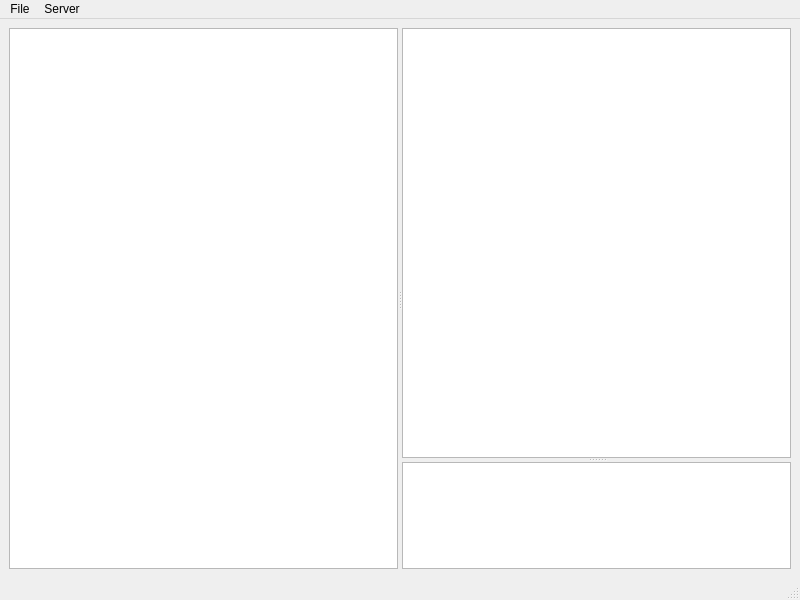
<?xml version="1.0" encoding="UTF-8"?>
<ui version="4.0">
 <class>MainWindow</class>
 <widget class="QMainWindow" name="MainWindow">
  <property name="geometry">
   <rect>
    <x>0</x>
    <y>0</y>
    <width>800</width>
    <height>600</height>
   </rect>
  </property>
  <property name="windowTitle">
   <string>MainWindow</string>
  </property>
  <widget class="QWidget" name="w_central">
   <layout class="QHBoxLayout" name="horizontalLayout">
    <item>
     <widget class="QSplitter" name="split_central">
      <property name="orientation">
       <enum>Qt::Horizontal</enum>
      </property>
      <widget class="QListWidget" name="listW_users"/>
      <widget class="QWidget" name="w_chat" native="true">
       <layout class="QHBoxLayout" name="horizontalLayout_2">
        <property name="spacing">
         <number>0</number>
        </property>
        <property name="leftMargin">
         <number>0</number>
        </property>
        <property name="topMargin">
         <number>0</number>
        </property>
        <property name="rightMargin">
         <number>0</number>
        </property>
        <property name="bottomMargin">
         <number>0</number>
        </property>
        <item>
         <widget class="QSplitter" name="splitter">
          <property name="sizePolicy">
           <sizepolicy hsizetype="Preferred" vsizetype="Preferred">
            <horstretch>0</horstretch>
            <verstretch>0</verstretch>
           </sizepolicy>
          </property>
          <property name="orientation">
           <enum>Qt::Vertical</enum>
          </property>
          <property name="opaqueResize">
           <bool>true</bool>
          </property>
          <property name="childrenCollapsible">
           <bool>true</bool>
          </property>
          <widget class="QTextEdit" name="textEdit">
           <property name="enabled">
            <bool>true</bool>
           </property>
           <property name="sizePolicy">
            <sizepolicy hsizetype="Expanding" vsizetype="Expanding">
             <horstretch>0</horstretch>
             <verstretch>4</verstretch>
            </sizepolicy>
           </property>
          </widget>
          <widget class="QPlainTextEdit" name="plainTextEdit">
           <property name="sizePolicy">
            <sizepolicy hsizetype="Expanding" vsizetype="Expanding">
             <horstretch>0</horstretch>
             <verstretch>1</verstretch>
            </sizepolicy>
           </property>
          </widget>
         </widget>
        </item>
       </layout>
      </widget>
     </widget>
    </item>
   </layout>
  </widget>
  <widget class="QMenuBar" name="menubar">
   <property name="geometry">
    <rect>
     <x>0</x>
     <y>0</y>
     <width>800</width>
     <height>21</height>
    </rect>
   </property>
   <widget class="QMenu" name="menuFile">
    <property name="title">
     <string>File</string>
    </property>
    <addaction name="actionExit"/>
   </widget>
   <widget class="QMenu" name="menuServer">
    <property name="title">
     <string>Server</string>
    </property>
   </widget>
   <addaction name="menuFile"/>
   <addaction name="menuServer"/>
  </widget>
  <widget class="QStatusBar" name="statusbar"/>
  <action name="actionExit">
   <property name="text">
    <string>Exit</string>
   </property>
  </action>
 </widget>
 <resources/>
 <connections/>
</ui>
